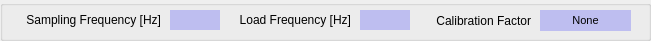
     <widget class="QGroupBox" name="groupBox">
      <property name="geometry">
       <rect>
        <x>470</x>
        <y>10</y>
        <width>651</width>
        <height>41</height>
       </rect>
      </property>
      <property name="title">
       <string/>
      </property>
      <widget class="QLineEdit" name="info_load">
       <property name="geometry">
        <rect>
         <x>360</x>
         <y>10</y>
         <width>50</width>
         <height>20</height>
        </rect>
       </property>
       <property name="styleSheet">
        <string notr="true">background-color: rgba(0,0, 255, 50);</string>
       </property>
       <property name="text">
        <string/>
       </property>
       <property name="frame">
        <bool>false</bool>
       </property>
      </widget>
      <widget class="QLineEdit" name="info_sample">
       <property name="geometry">
        <rect>
         <x>170</x>
         <y>10</y>
         <width>50</width>
         <height>20</height>
        </rect>
       </property>
       <property name="styleSheet">
        <string notr="true">background-color: rgba(0,0, 255, 50);</string>
       </property>
       <property name="frame">
        <bool>false</bool>
       </property>
      </widget>
      <widget class="QLabel" name="label_18">
       <property name="geometry">
        <rect>
         <x>210</x>
         <y>9</y>
         <width>141</width>
         <height>21</height>
        </rect>
       </property>
       <property name="text">
        <string>Load Frequency [Hz]</string>
       </property>
       <property name="alignment">
        <set>Qt::AlignRight|Qt::AlignTrailing|Qt::AlignVCenter</set>
       </property>
      </widget>
      <widget class="QLabel" name="label_17">
       <property name="geometry">
        <rect>
         <x>0</x>
         <y>9</y>
         <width>161</width>
         <height>21</height>
        </rect>
       </property>
       <property name="text">
        <string>Sampling Frequency [Hz]</string>
       </property>
       <property name="alignment">
        <set>Qt::AlignRight|Qt::AlignTrailing|Qt::AlignVCenter</set>
       </property>
      </widget>
      <widget class="QLabel" name="km_text">
       <property name="geometry">
        <rect>
         <x>540</x>
         <y>10</y>
         <width>91</width>
         <height>21</height>
        </rect>
       </property>
       <property name="font">
        <font>
         <pointsize>8</pointsize>
         <weight>50</weight>
         <bold>false</bold>
         <underline>false</underline>
         <kerning>false</kerning>
        </font>
       </property>
       <property name="styleSheet">
        <string notr="true">background-color: rgba(0,0, 255, 50);</string>
       </property>
       <property name="text">
        <string>None</string>
       </property>
       <property name="alignment">
        <set>Qt::AlignCenter</set>
       </property>
      </widget>
      <widget class="QLabel" name="label_30">
       <property name="geometry">
        <rect>
         <x>390</x>
         <y>10</y>
         <width>141</width>
         <height>21</height>
        </rect>
       </property>
       <property name="text">
        <string>Calibration Factor</string>
       </property>
       <property name="alignment">
        <set>Qt::AlignRight|Qt::AlignTrailing|Qt::AlignVCenter</set>
       </property>
      </widget>
     </widget>
